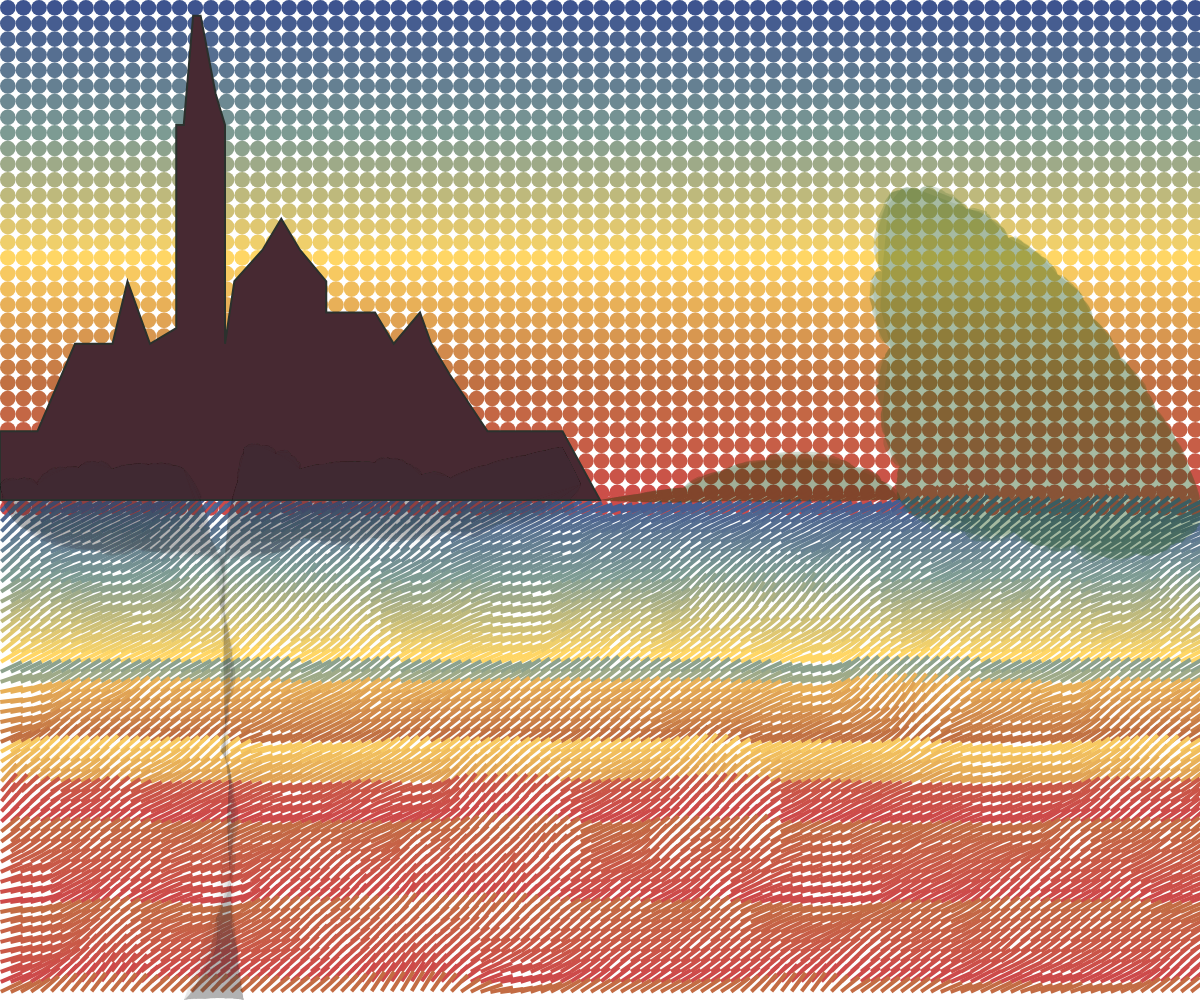
Frame 1 (no input)
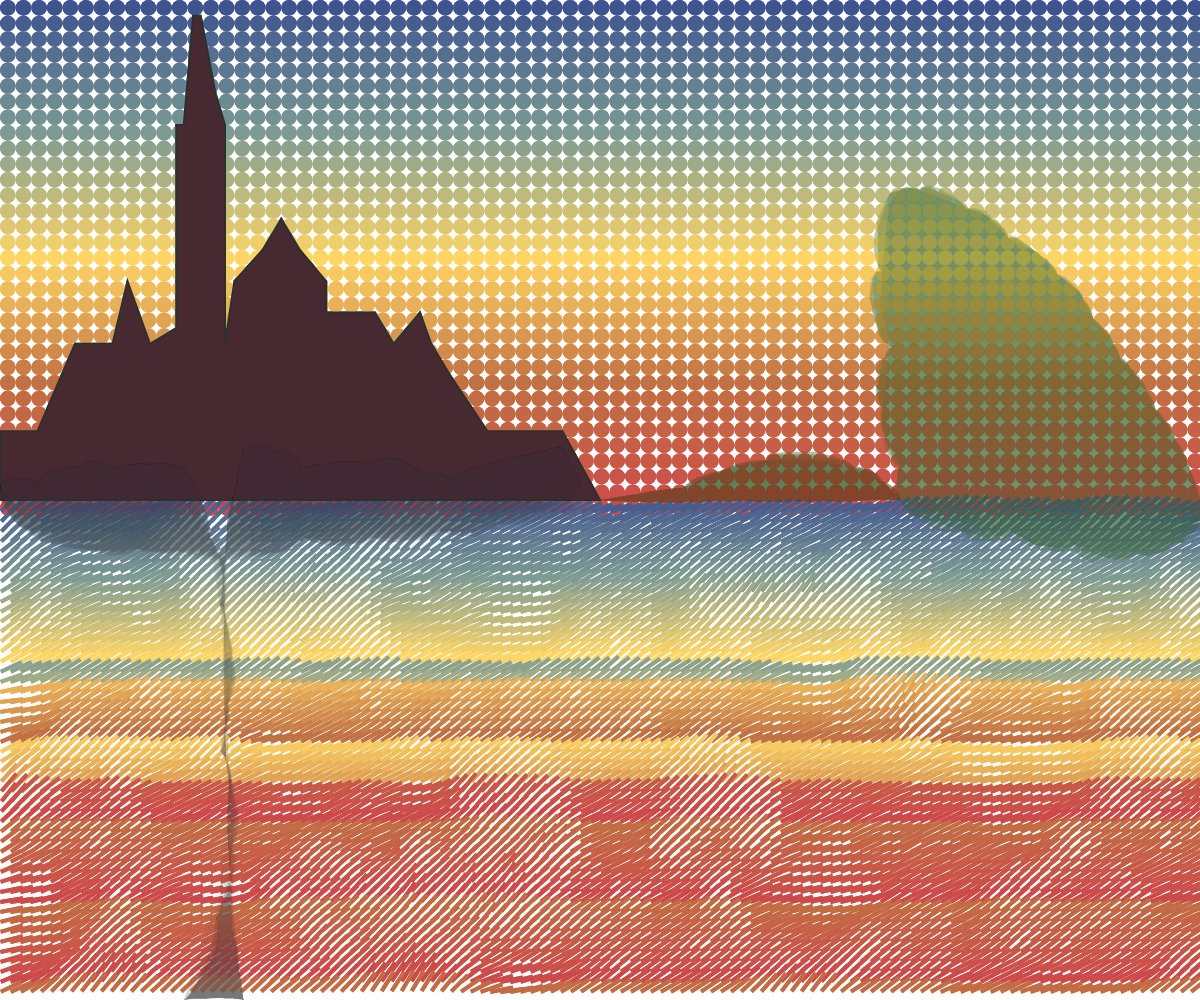
Frame 2 (the mouse pressed at the canvas centre, redrawn once)

The p5.js sketch that drew these frames (run headless with seeded random() and noise() and a simulated clock; the mouse was pressed at the canvas centre and the sketch redrawn once):

// p5.js sketch
// ── sketch.js
let skyColorsFrom = [];
let skyColorsTo = [];
let skyColorsLerpA = [];
let skyColorsLerpB = [];
let skyColorsLerpC = [];
let skyColorsLerpD = [];
let skyEllipse = [];
let skyLerpEllipseA = [];
let skyLerpEllipseB = [];
let skyLerpEllipseC = [];
let skyLerpEllipseD = [];
let brushWidth;
let brushAmount;

let inc = 0.1;
let scl = 10; //segmet size
let cols, rows;

let waterColorsFrom = [];
let waterColorsTo = [];
let waterColorsLerpA = [];
let waterColorsLerpB = [];
let waterColorsLerpC = [];
let waterColorsLerpD = [];

let unitX;
let unitY;
let w;
let h;

let polyShadow;
let polyBlurry1;//the transition part between building and distant building
let polyBlurry2;//the distant building

function setup() {
  createCanvas(windowWidth,windowHeight);


  //Define the color arrays for lerpColor().

  //The colors are: [0]navy blue, [1]sea green, [2]bright yellow, [3]orange red, [4]dark red
  skyColorsFrom.push(color(62, 84, 143), color(125, 155, 147), color(255, 214, 101), 
  color(193, 113, 67), color(205, 74, 74));

  //The colors are: [0]sea green, [1]bright yellow, [2]orange red
  skyColorsTo.push(color(125, 155, 147), color(255, 214, 101), color(193, 113, 67), color(205, 74, 74));

  //Build four arrays: skyColorLerp A/B/C/D to contain the lerpColor() results between the 
  //skyColorsFrom[] and skyColorsTo[]

  //A
  for(let i = 1; i < 8; i++){

    skyColorsLerpA.push(lerpColor(skyColorsFrom[0], skyColorsTo[0], i * 0.125));

  }

  //B
  for(let i = 1; i < 8; i++){

    skyColorsLerpB.push(lerpColor(skyColorsFrom[1], skyColorsTo[1], i * 0.125));

  }

  //C
  for(let i = 1; i < 8; i++){

    skyColorsLerpC.push(lerpColor(skyColorsFrom[2], skyColorsTo[2], i * 0.125));

  }

  //D
  for(let i = 1; i < 8; i++){

    skyColorsLerpD.push(lerpColor(skyColorsFrom[3], skyColorsTo[3], i * 0.125));

  }

  //The brushWidth of the ellipse is 1/64 of the height of canvas.
  brushWidth = height / 64;

  //The amount of brush is the window's width divides the brush's width.
  brushAmount = width / brushWidth;

   // cols = floor(windowWidth / scl);
  // rows = floor(windowHeight / scl);
  cols=windowWidth/scl;
  rows=windowHeight/scl;
  //Define the color arrays for lerpColor().

  //The colors are: [0]navy blue, [1]sea green, [2]bright yellow, [3]orange red, [4]dark red
  waterColorsFrom.push(
    //color(205, 74, 74),
    color(193, 113, 67),
    color(255, 214, 101),
    color(125, 155, 147),
    color(62, 84, 143)

  );

  //The colors are: [0]sea green, [1]bright yellow, [2]orange red
  waterColorsTo.push(
    color(205, 74, 74),
    color(193, 113, 67),
    color(255, 214, 101),
    color(125, 155, 147)
  );

  //Build four arrays: skyColorLerp A/B/C/D to contain the lerpColor() results between the
  //skyColorsFrom[] and skyColorsTo[]

  //A
  for (let k = 1; k < 9; k++) {
    waterColorsLerpA.push(lerpColor(waterColorsFrom[0], waterColorsTo[0], k* 0.125));
  }

  //B
  for (let k = 1; k < 9; k++) {
    waterColorsLerpB.push(lerpColor(waterColorsFrom[1], waterColorsTo[1], k * 0.125));
  }

  //C
  for (let k = 1; k < 9; k++) {
    waterColorsLerpC.push(lerpColor(waterColorsFrom[2], waterColorsTo[2], k * 0.125));
  }

  //D
  for (let k = 1; k < 9; k++) {
    waterColorsLerpD.push(lerpColor(waterColorsFrom[3], waterColorsTo[3], k* 0.125));
  }

  updateDimensions();

  w=windowWidth;
  h=windowHeight;
  unitX=w/32;//unit coordinate for x
  unitY=h/32;//unit coordinate for y

  shadow();
  blurryBg1();//transition
  blurryBg2();//distant building

  noLoop();
}

function draw() {
  //background(255);

  drawSkyEllipse();

  waterSurface();

  //waterColor(poly,color(71,41,50));

  //color of building
  fill(71,41,50);
  strokeWeight(2);
  stroke(43,49,45);

  //the building
  beginShape();
  vertex(0,16*unitY);
  vertex(0,13.8*unitY);
  vertex(unitX,13.8*unitY);
  vertex(2*unitX,11*unitY);
  vertex(3*unitX,11*unitY);
  vertex(3.4*unitX,9*unitY);
  vertex(4*unitX,11*unitY);
  vertex(4.7*unitX,10.5*unitY);
  vertex(4.7*unitX,4*unitY);
  vertex(4.9*unitX,4*unitY);
  vertex(5.15*unitX,0.5*unitY);
  vertex(5.35*unitX,0.5*unitY);
  vertex(5.75*unitX,3*unitY);
  vertex(6*unitX,4*unitY);
  vertex(6*unitX,11*unitY);
  vertex(6.25*unitX,9*unitY);
  vertex(7*unitX,8*unitY);
  vertex(7.5*unitX,7*unitY);
  vertex(8*unitX,8*unitY);
  vertex(8.7*unitX,9*unitY);
  vertex(8.7*unitX,10*unitY);
  vertex(10*unitX,10*unitY);
  vertex(10.5*unitX,11*unitY);
  vertex(11.2*unitX,10*unitY);
  vertex(11.5*unitX,11*unitY);
  vertex(12*unitX,12*unitY);
  vertex(13*unitX,13.8*unitY);
  vertex(15*unitX,13.8*unitY);
  vertex(16*unitX,16*unitY);
  endShape(CLOSE);

  waterColor(polyShadow,71,41,50,20);
  waterColor(polyBlurry1,20,70,10,10);//transition
  waterColor(polyBlurry2,40,90,30,5);//distant building
}

function waterSurface(){
  push();
  randomSeed(45);
  translate(0, windowHeight / 2);
  let yoff = 0;
  for (let y = 0; y < rows / 2; y++) {//"i" stands for "y"
    let xoff= 0;
    for (let x = 0; x < cols; x++) {//"j" stands for "x"
      let angle = noise(xoff, yoff) * TWO_PI;
      let v = p5.Vector.fromAngle(angle * -0.2);
      xoff += inc;
      //rect(x*scl,y*scl,scl,scl);
      noStroke();

      push();
      translate(x * scl, y * scl);
      rotate(v.heading());
      rect(0, 0, 23, 4);
      pop();
    }
    console.log(y);

    if (y < 8) {
      fill(waterColorsLerpD[y]);
    } 

    else if (y>=8 && y<18){
      fill(waterColorsLerpC[y % 8]);  
    }
    else if (y>=18 && y<=27) {
      fill(waterColorsLerpB[y % 8]);
 
    } 
    else {
      fill(waterColorsLerpA[y % 8]);
      
    }
    yoff += inc; 
  }

  //reference web:https://www.youtube.com/watch?v=BjoM9oKOAKY&t=3s.
  pop();
}

// function building(){
//   const v=[];
//   v.push(createVector(0,16*y));
//   v.push(createVector(0,13.8*y));
//   v.push(createVector(x,13.8*y));
//   v.push(createVector(2*x,11*y));
//   v.push(createVector(3*x,11*y));
//   v.push(createVector(3.4*x,9*y));
//   v.push(createVector(4*x,11*y));
//   v.push(createVector(4.7*x,10.5*y));
//   v.push(createVector(4.7*x,4*y));
//   v.push(createVector(4.9*x,4*y));
//   v.push(createVector(5.15*x,0.5*y));
//   v.push(createVector(5.35*x,0.5*y));
//   v.push(createVector(5.75*x,3*y));
//   v.push(createVector(6*x,4*y));
//   v.push(createVector(6*x,11*y));
//   v.push(createVector(6.25*x,9*y));
//   v.push(createVector(7*x,8*y));
//   v.push(createVector(7.5*x,7*y));
//   v.push(createVector(8*x,8*y));
//   v.push(createVector(8.7*x,9*y));
//   v.push(createVector(8.7*x,10*y));
//   v.push(createVector(10*x,10*y));
//   v.push(createVector(10.5*x,11*y));
//   v.push(createVector(11.2*x,10*y));
//   v.push(createVector(11.5*x,11*y));
//   v.push(createVector(12*x,12*y));
//   v.push(createVector(13*x,13.8*y));
//   v.push(createVector(15*x,13.8*y));
//   v.push(createVector(16*x,16*y));
//   polyBuilding=new Poly(v);
// }

function shadow(){
  const v=[];
  v.push(createVector(0,15.5*unitY));
  v.push(createVector(unitX,15.5*unitY));
  v.push(createVector(3*unitX,15*unitY));
  v.push(createVector(4.9*unitX,15*unitY));
  v.push(createVector(4.9*unitX,h));
  v.push(createVector(6.5*unitX,h));
  v.push(createVector(6.5*unitX,14.5*unitY));
  v.push(createVector(8*unitX,15*unitY));
  v.push(createVector(10*unitX,14.8*unitY));
  v.push(createVector(11.2*unitX,15.2*unitY));
  v.push(createVector(12*unitX,15.3*unitY));
  v.push(createVector(15*unitX,14.3*unitY));
  v.push(createVector(15.5*unitX,15.5*unitY));
  polyShadow=new Poly(v);
}

function blurryBg1(){
  const v=[];
  // v.push(createVector(16*x,16*y));
  // v.push(createVector(18*x,14.5*y));
  // v.push(createVector(19*x,14.8*y));
  // v.push(createVector(21*x,15*y));
  // v.push(createVector(22*x,13.8*y));
  // v.push(createVector(24.5*x,14.3*y));
  // v.push(createVector(25*x,13.5*y));
  // v.push(createVector(25.8*x,10.3*y));
  // v.push(createVector(26.5*x,11*y));
  // v.push(createVector(27*x,12.9*y));
  // v.push(createVector(27.5*x,10.5*y));
  // v.push(createVector(28*x,10.3*y));
  // v.push(createVector(28.6*x,9.2*y));
  // v.push(createVector(29*x,10.5*y));
  // v.push(createVector(29.4*x,10.7*y));
  // v.push(createVector(30*x,12*y));
  // v.push(createVector(32*x,16*y));
  v.push(createVector(16*unitX,16*unitY));
  for (let i=0;i<random(5);i++){
    let xScale=random(16,24);
    let yScale=random(15,16);
    v.push(createVector(xScale*unitX,yScale*unitY));
  }
  v.push(createVector(24*unitX,16*unitY));
  polyBlurry1=new Poly(v);
}

function blurryBg2(){
  const v=[];
  v.push(createVector(24*unitX,16*unitY));
  for (let i=0;i<random(10);i++){
    let xScale=constrain(random(24,32)*i/2,24,32);
    //let xScale=random(24,32)*i/2;
    let yScale=random(5,16);
    v.push(createVector(xScale*unitX,yScale*unitY));
  }
  v.push(createVector(32*unitX,16*unitY));
  polyBlurry2=new Poly(v);
}

class Poly{
  constructor(vertices,modifiers){
    this.vertices=vertices;
    if(!modifiers){
      modifiers=[];
      for(let i=0;i<vertices.length;i++){
        modifiers.push(random(0.01,0.5));
      }
    }
    this.modifiers=modifiers;
  }

  grow(){
    const grownVerts=[];
    const grownMods=[];
    for(let i=0;i<this.vertices.length;i++){
      const j=(i+1)%this.vertices.length;
      const v1=this.vertices[i];
      const v2=this.vertices[j];

      const mod=this.modifiers[i];
      const chmod=m=>{
        return m+(rand()-0.5)*0.1;
      }

      grownVerts.push(v1);
      grownMods.push(chmod(mod));

      const segment=p5.Vector.sub(v2,v1);
      const len=segment.mag();
      segment.mult(rand());

      const v=p5.Vector.add(segment,v1);

      segment.rotate(-PI/2+(rand()-0.5)*PI/4);
      segment.setMag(rand()*len/2*mod);
      v.add(segment);

      grownVerts.push(v);
      grownMods.push(chmod(mod));
    }
    return new Poly(grownVerts,grownMods);
  }

  dup(){
    return new Poly(Array.from(this.vertices),Array.from(this.modifiers));
  }

  draw(){
    beginShape();
    for(let v of this.vertices){
      vertex(v.x,v.y);
    }
    endShape(CLOSE);
  }
}

function waterColor(poly,r,g,b,numLayers){
  //const numLayers=20;
  fill(r,g,b,255/(2*numLayers));
  //fill(red(color),green(color),blue(color),255/(2*numLayers));
  noStroke();

  poly=poly.grow().grow();

  for(let i=0;i<numLayers;i++){
    if(i==int(numLayers/3) || i==int(2*numLayers/3)){
      poly=poly.grow().grow();
    }
    poly.grow().draw();
  }
}

function rand(){
  return distribute(random(1));
}

function distribute(x){
  return pow((x-0.5)*1.58740105,3)+0.5;
}



// 更新尺寸相关的变量
function updateDimensions() {
  w = width;
  h = height;
  unitX = w / 32;
  unitY = h / 32;

  shadow();
  blurryBg1();
  blurryBg2();
}

// 响应窗口大小变化
function windowResized() {
  clear();
  brushWidth = height / 64;
  brushAmount = width / brushWidth;
  drawSkyEllipse();
  updateDimensions();
  resizeCanvas(windowWidth, windowHeight);
  
}

//Draw the first line of ellipses using lerpColor() and color arrays.
function drawSkyEllipse() {
  for (let i = 0; i < skyColorsFrom.length; i++) {

    for (let j = 0; j < brushAmount; j++) {

      noStroke();
      fill(skyColorsFrom[i]);
      skyEllipse.push(ellipse(brushWidth / 2 + brushWidth * j, brushWidth / 2 + height / 8 * i, brushWidth));

    }

  }

  for (let i = 0; i < 7; i++) {

    for (let j = 0; j < brushAmount; j++) {

      fill(skyColorsLerpA[i]);
      skyLerpEllipseA.push(ellipse(brushWidth / 2 + brushWidth * j, brushWidth / 2 + brushWidth * (i + 1), brushWidth));

    }

  }

  for (let i = 0; i < 7; i++) {

    for (let j = 0; j < brushAmount; j++) {

      fill(skyColorsLerpB[i]);
      skyLerpEllipseB.push(ellipse(brushWidth / 2 + brushWidth * j, brushWidth / 2 + brushWidth * (i + 9), brushWidth));

    }

  }

  for (let i = 0; i < 7; i++) {

    for (let j = 0; j < brushAmount; j++) {

      fill(skyColorsLerpC[i]);
      skyLerpEllipseC.push(ellipse(brushWidth / 2 + brushWidth * j, brushWidth / 2 + brushWidth * (i + 17), brushWidth));

    }



  }

  for (let i = 0; i < 7; i++) {

    for (let j = 0; j < brushAmount; j++) {

      fill(skyColorsLerpD[i]);
      skyLerpEllipseD.push(ellipse(brushWidth / 2 + brushWidth * j, brushWidth / 2 + brushWidth * (i + 25), brushWidth));

    }

  }
}
// ── style.css
html, body {
  margin: 0;
  padding: 0;
}

canvas {
  display: block;
}

@media screen and (max-width: 600px) {
  div.example {
    display: none;
  }
}

body {
  background-color: lightblue;
}

@media screen and (min-width: 400px) {
  body {
    background-color: lightgreen;
  }
}

@media screen and (min-width: 800px) {
  body {
    background-color: lavender;
  }
}
